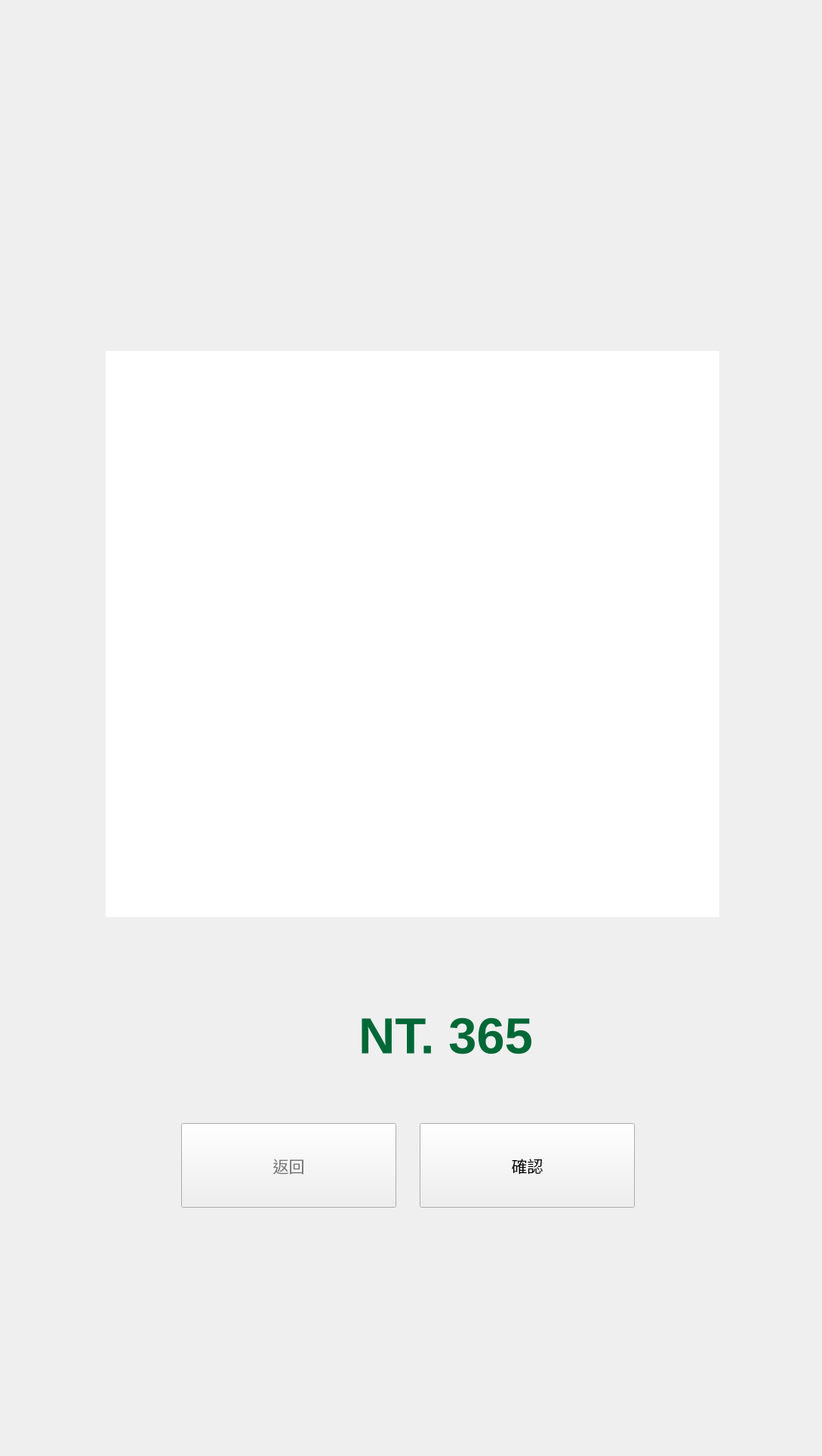
    <widget class="QWidget" name="page_onsite_checkout">
     <widget class="QLabel" name="lbl_onsite_checkout_bg">
      <property name="geometry">
       <rect>
        <x>0</x>
        <y>0</y>
        <width>1080</width>
        <height>1920</height>
       </rect>
      </property>
      <property name="text">
       <string>(Background)</string>
      </property>
      <property name="alignment">
       <set>Qt::AlignCenter</set>
      </property>
     </widget>
     <widget class="QPushButton" name="pbtn_checkout_back">
      <property name="geometry">
       <rect>
        <x>240</x>
        <y>1488</y>
        <width>285</width>
        <height>112</height>
       </rect>
      </property>
      <property name="font">
       <font>
        <family>Noto Sans CJK TC</family>
        <pointsize>16</pointsize>
       </font>
      </property>
      <property name="styleSheet">
       <string notr="true">color: rgb(119, 119, 119);</string>
      </property>
      <property name="text">
       <string>返回</string>
      </property>
     </widget>
     <widget class="QPushButton" name="pbtn_checkout_confirm">
      <property name="geometry">
       <rect>
        <x>556</x>
        <y>1488</y>
        <width>285</width>
        <height>112</height>
       </rect>
      </property>
      <property name="font">
       <font>
        <family>Noto Sans CJK TC</family>
        <pointsize>16</pointsize>
       </font>
      </property>
      <property name="text">
       <string>確認</string>
      </property>
     </widget>
     <widget class="QLabel" name="lbl_checkout_total">
      <property name="geometry">
       <rect>
        <x>475</x>
        <y>1328</y>
        <width>321</width>
        <height>89</height>
       </rect>
      </property>
      <property name="font">
       <font>
        <family>Arial</family>
        <pointsize>50</pointsize>
        <weight>75</weight>
        <bold>true</bold>
       </font>
      </property>
      <property name="styleSheet">
       <string notr="true">color: rgb(0, 104, 55);</string>
      </property>
      <property name="text">
       <string>NT. 365</string>
      </property>
     </widget>
     <widget class="QTableView" name="tView_onsite_checkout">
      <property name="geometry">
       <rect>
        <x>140</x>
        <y>465</y>
        <width>813</width>
        <height>750</height>
       </rect>
      </property>
      <property name="font">
       <font>
        <family>Noto Sans CJK TC Medium</family>
        <pointsize>24</pointsize>
       </font>
      </property>
      <property name="focusPolicy">
       <enum>Qt::NoFocus</enum>
      </property>
      <property name="frameShape">
       <enum>QFrame::NoFrame</enum>
      </property>
      <property name="editTriggers">
       <set>QAbstractItemView::NoEditTriggers</set>
      </property>
      <property name="selectionMode">
       <enum>QAbstractItemView::NoSelection</enum>
      </property>
      <property name="showGrid">
       <bool>false</bool>
      </property>
      <attribute name="horizontalHeaderVisible">
       <bool>false</bool>
      </attribute>
      <attribute name="horizontalHeaderMinimumSectionSize">
       <number>55</number>
      </attribute>
      <attribute name="verticalHeaderVisible">
       <bool>false</bool>
      </attribute>
      <attribute name="verticalHeaderMinimumSectionSize">
       <number>55</number>
      </attribute>
      <attribute name="verticalHeaderDefaultSectionSize">
       <number>55</number>
      </attribute>
     </widget>
    </widget>
